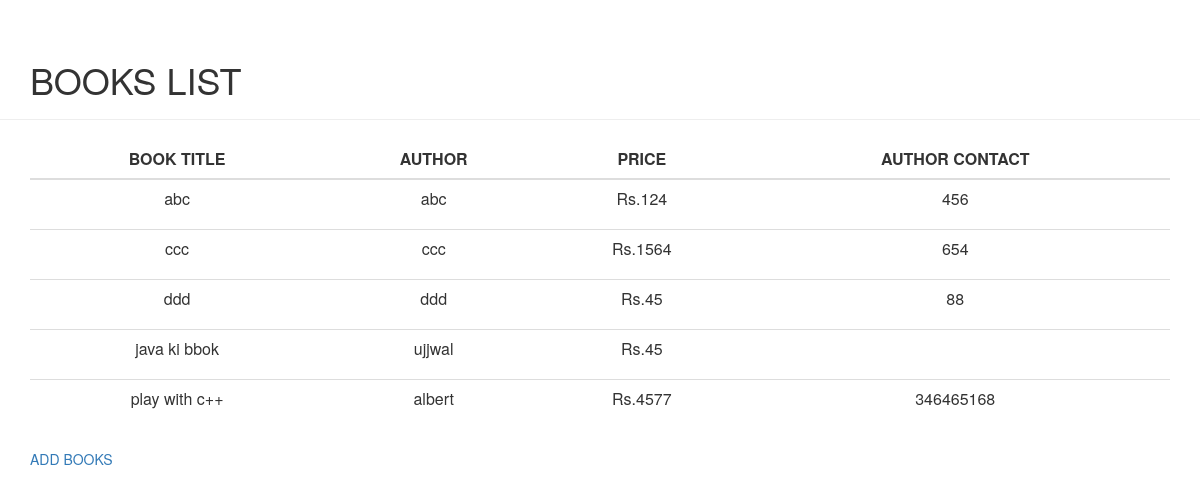
/project/form_page/ (signed in), run on an earlier commit of the app's database.
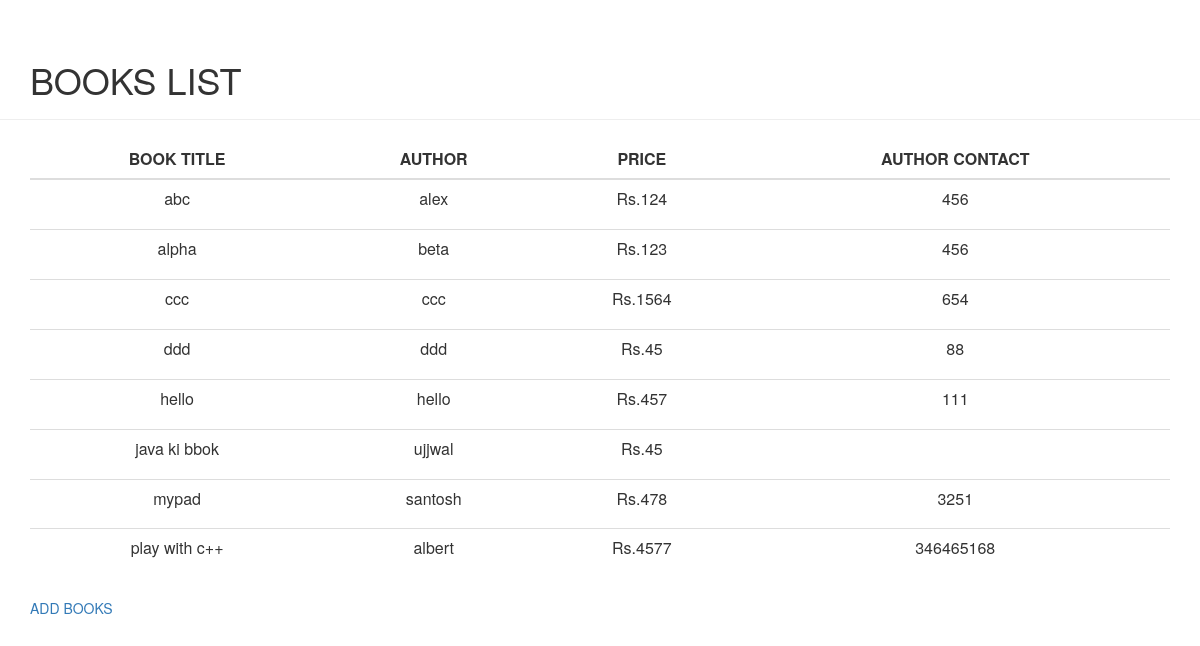
And on a later commit of the database.
### project/models.py (models this page shows, shortened)
class Books(models.Model):
    book_title = models.CharField(max_length=200)
    book_author = models.CharField(max_length=13)
    book_price = models.PositiveIntegerField()
    book_author_contact = models.CharField(max_length=13, null=True, blank=True)

### project/views.py (the view)
def form_page(request):
    try:
        books_list = Books.objects.all().order_by('book_title')
        user = LibraryUser.objects.get(library_user_belongs_to_user=request.user)
        if user.is_user_librarian == True:
            librarian = True
        else:
            librarian = False
        context = {
            'books_list': books_list,
            'is_librarian': librarian,
        }
        return render(request, 'project/form_page.html', context)
    except BaseException, e:
        print str(e) + str(sys.exc_traceback.tb_lineno)
        return HttpResponse("page not found")

### templates/project/form_page.html (shortened to what this page needs)
{% load staticfiles %}
    <link href="{% static 'project/bootstrap.min.css' %}" rel="stylesheet" type="text/css" />
	<link rel="stylesheet" type="text/css" href="{% static 'project/jquery.fancybox.css'  %}" media="screen" />
{% block body %}
    <div id="wrapper">
			<section class="page-header page-header-xs">
				<div class="container">
					<h1>BOOKS LIST</h1>
				</div>
			</section>
            <div class="container">
                    <table class="table table-vertical-middle margin-bottom-60">
                            <thead>
                                    <tr class="size-15">
                                        <th class="text-center hidden-xs width-300 weight-100">BOOK TITLE</th>
                                        <th class="text-center hidden-xs width-300 weight-100">AUTHOR</th>
                                        <th class="text-center hidden-xs width-100 weight-100">PRICE</th>
                                        <th class="text-center hidden-xs width-100 weight-100">AUTHOR CONTACT</th>
                                    </tr>
                            </thead>
                            <tbody>
                                    {% for book in books_list %}
                                    <tr>
                                        <td class="text-center hidden-xs">
                                            <p>{{ book.book_title }}
                                            </p>
                                        </td>
                                        <td class="text-center hidden-xs">
                                            <p>{{ book.book_author}}</p>
                                        </td>
                                        <td class="text-center hidden-xs">
                                            <p>Rs.{{ book.book_price }}</p>
                                        </td>
                                        <td class="text-center hidden-xs">
                                            <p>{{ book.book_author_contact }}</p>
                                        </td>
                                    </tr>
                                    {% endfor %}
                            </tbody>
                    </table>
                {% if is_librarian == True %}
                    <a href="#fancybox" class="fancybox">ADD BOOKS</a>
                {% endif %}
            </div>
    </div>
{% endblock %}

What changed in the data, as far as the page shows it:
changed Books "abc": book_author "abc" → "alex"
added Books: book_title "alpha", book_author "beta", book_price "123", book_author_contact "456"
added Books: book_title "hello", book_author "hello", book_price "457", book_author_contact "111"
added Books: book_title "mypad", book_author "santosh", book_price "478", book_author_contact "3251"
